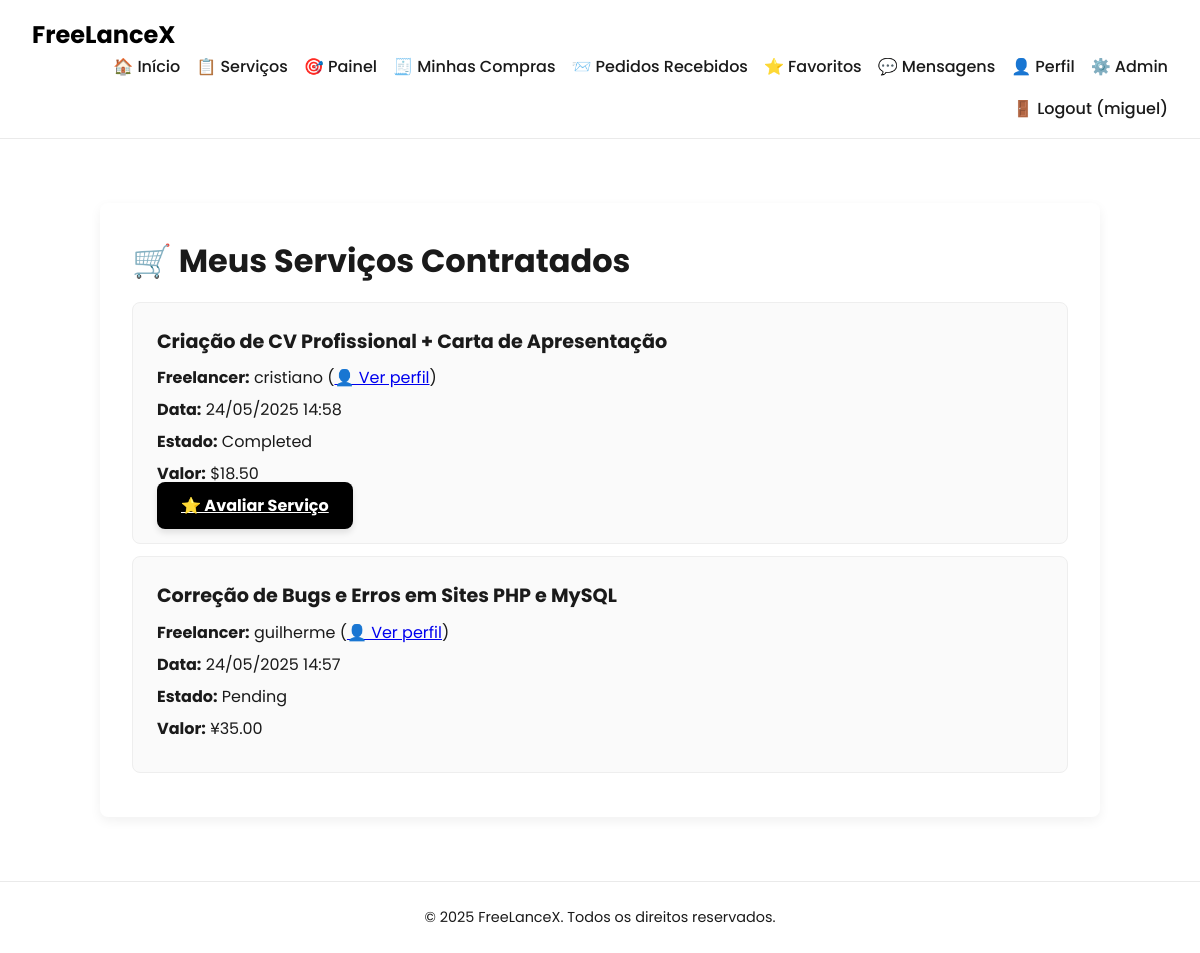
Screenshot of /pages/my_orders.php (signed in) with the database file from the repository.
### tables this page shows
CREATE TABLE transactions (
    id INTEGER PRIMARY KEY AUTOINCREMENT,
    client_id INTEGER NOT NULL,
    service_id INTEGER NOT NULL,
    status TEXT DEFAULT 'pending',
    created_at TEXT DEFAULT CURRENT_TIMESTAMP,
    completed_at TEXT, amount REAL, currency TEXT DEFAULT 'USD',
    FOREIGN KEY(client_id) REFERENCES users(id),
    FOREIGN KEY(service_id) REFERENCES services(id)
);

CREATE TABLE services (
    id INTEGER PRIMARY KEY AUTOINCREMENT,
    freelancer_id INTEGER NOT NULL,
    title TEXT NOT NULL,
    description TEXT,
    price REAL NOT NULL,
    delivery_time TEXT NOT NULL,
    category TEXT, 
    media_path TEXT,
    is_promoted INTEGER DEFAULT 0, currency TEXT DEFAULT 'USD', status TEXT DEFAULT 'pendente',
    FOREIGN KEY(freelancer_id) REFERENCES users(id)
);

CREATE TABLE users (
    id INTEGER PRIMARY KEY AUTOINCREMENT,
    username TEXT NOT NULL UNIQUE,
    email TEXT NOT NULL UNIQUE,
    password_hash TEXT NOT NULL,
    is_admin INTEGER DEFAULT 0
);

### pages/my_orders.php (the view, shortened to what this page needs)
<?php
require_once '../includes/db.php';
?>
<!DOCTYPE html>
<html lang="pt">
<?php include '../includes/head.php'; ?>
<body>
<?php include '../includes/header.php'; ?>
<?php
$user_id = $_SESSION['user_id'];
$stmt = $db->prepare("
    SELECT t.*, s.title, s.freelancer_id, u.username AS freelancer_name
    FROM transactions t
    JOIN services s ON t.service_id = s.id
    JOIN users u ON s.freelancer_id = u.id
    WHERE t.client_id = :uid
    ORDER BY t.created_at DESC
");
$stmt->execute([':uid' => $user_id]);
$orders = $stmt->fetchAll(PDO::FETCH_ASSOC);
function getCurrencySymbol($currency) {
    return match (strtoupper($currency)) {
        'USD' => '$',
        'EUR' => '€',
        'GBP' => '£',
        'BRL' => 'R$',
        'JPY' => '¥',
        default => $currency
    };
}
?>
<main class="dashboard-container">
    <h2>🛒 Meus Serviços Contratados</h2>
    <?php if (count($orders) === 0): ?>
        <p class="no-services">Ainda não contrataste nenhum serviço.</p>
    <?php else: ?>
        <ul class="service-list">
            <?php foreach ($orders as $order): ?>
                <li class="service-item">
                    <h4><?= htmlspecialchars($order['title']) ?></h4>
                    <p>
                        <strong>Freelancer:</strong>
                        <?= htmlspecialchars($order['freelancer_name']) ?>
                        (<a href="public_profile.php?id=<?= $order['freelancer_id'] ?>">👤 Ver perfil</a>)
                    </p>
                    <p><strong>Data:</strong> <?= date('d/m/Y H:i', strtotime($order['created_at'])) ?></p>
                    <p><strong>Estado:</strong> <?= ucfirst(htmlspecialchars($order['status'])) ?></p>
                    <p>
                        <strong>Valor:</strong>
                        <?= getCurrencySymbol($order['currency'] ?? '') . number_format($order['amount'], 2) ?>
                    </p>
                    <?php if ($order['status'] === 'completed'): ?>
                        <?php
                        $check = $db->prepare("SELECT 1 FROM reviews WHERE transaction_id = :tid");
                        $check->execute([':tid' => $order['id']]);
                        $alreadyReviewed = $check->fetchColumn();
                        ?>
                        <?php if (!$alreadyReviewed): ?>
                            <a href="service_review.php?transaction=<?= $order['id'] ?>" class="primary-btn">⭐ Avaliar Serviço</a>
                        <?php else: ?>
                            <p class="success">✅ Já avaliado</p>
                        <?php endif; ?>
                    <?php endif; ?>
                </li>
            <?php endforeach; ?>
        </ul>
    <?php endif; ?>
</main>
<?php include '../includes/footer.php'; ?>
</body>
</html>

### css/style.css (style rules this page uses)
:root { --primary: #000000; --bg-light: #ffffff; --text-color: #1a1a1a; --accent: #0070f3; --radius: 8px; --transition: all 0.3s ease-in-out; }
* { margin: 0; padding: 0; box-sizing: border-box; }
body { font-family: 'Poppins', sans-serif; background-color: var(--bg-light); color: var(--text-color); line-height: 1.6; }
main { max-width: 1000px; margin: 4rem auto 2rem auto; padding: 2rem; }
.primary-btn { background: var(--primary); color: #fff; padding: 12px 24px; border-radius: var(--radius); font-weight: bold; border: none; cursor: pointer; transition: var(--transition); box-shadow: 0 4px 6px rgba(0,0,0,0.1); }
.dashboard-container { max-width: 1000px; margin: 4rem auto; padding: 2rem; background: #fff; border-radius: var(--radius); box-shadow: 0 4px 12px rgba(0, 0, 0, 0.06); }
.dashboard-container h2 { font-size: 2rem; margin-bottom: 1rem; }
.service-list { list-style: none; padding: 0; }
.service-item { padding: 1.5rem; border: 1px solid #eee; border-radius: var(--radius); margin-bottom: 1.5rem; background: #fafafa; }
.service-item h4 { font-size: 1.2rem; margin-bottom: 0.5rem; }
.service-item p { margin: 0.4rem 0; }
.stats-list, .service-list { list-style: none; padding-left: 0; margin-top: 1rem; }
.service-list li { margin-bottom: 0.75rem; }

### rows the page displays
transactions: service.title "Criação de CV Profissional + Carta de Apresentação", users.username "cristiano", created_at "24/05/2025 14:58", status "Completed", currency "$", amount "18.50"
transactions: service.title "Correção de Bugs e Erros em Sites PHP e MySQL", users.username "guilherme", created_at "24/05/2025 14:57", status "Pending", currency "¥", amount "35.00"

### other values shown
$_SESSION['username'] "miguel"
